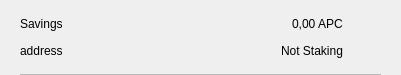
<?xml version="1.0" encoding="UTF-8"?>
<ui version="4.0">
 <class>CSRow</class>
 <widget class="QWidget" name="CSRow">
  <property name="geometry">
   <rect>
    <x>0</x>
    <y>0</y>
    <width>401</width>
    <height>75</height>
   </rect>
  </property>
  <property name="windowTitle">
   <string>Form</string>
  </property>
  <layout class="QVBoxLayout" name="verticalLayout">
   <property name="spacing">
    <number>0</number>
   </property>
   <property name="leftMargin">
    <number>20</number>
   </property>
   <property name="topMargin">
    <number>10</number>
   </property>
   <property name="rightMargin">
    <number>20</number>
   </property>
   <property name="bottomMargin">
    <number>0</number>
   </property>
   <item>
    <widget class="QWidget" name="info" native="true">
     <property name="minimumSize">
      <size>
       <width>0</width>
       <height>0</height>
      </size>
     </property>
     <layout class="QHBoxLayout" name="horizontalLayout_3">
      <property name="leftMargin">
       <number>0</number>
      </property>
      <property name="topMargin">
       <number>0</number>
      </property>
      <property name="rightMargin">
       <number>0</number>
      </property>
      <property name="bottomMargin">
       <number>10</number>
      </property>
      <item>
       <widget class="QWidget" name="container" native="true">
        <property name="minimumSize">
         <size>
          <width>0</width>
          <height>0</height>
         </size>
        </property>
        <layout class="QVBoxLayout" name="verticalLayout_2">
         <property name="spacing">
          <number>0</number>
         </property>
         <property name="leftMargin">
          <number>0</number>
         </property>
         <property name="topMargin">
          <number>0</number>
         </property>
         <property name="rightMargin">
          <number>0</number>
         </property>
         <property name="bottomMargin">
          <number>0</number>
         </property>
         <item>
          <layout class="QHBoxLayout" name="horizontalLayout">
           <item>
            <widget class="QLabel" name="labelName">
             <property name="toolTip">
              <string notr="true"/>
             </property>
             <property name="text">
              <string>Savings</string>
             </property>
            </widget>
           </item>
           <item>
            <spacer name="horizontalSpacer">
             <property name="orientation">
              <enum>Qt::Horizontal</enum>
             </property>
             <property name="sizeHint" stdset="0">
              <size>
               <width>40</width>
               <height>20</height>
              </size>
             </property>
            </spacer>
           </item>
           <item>
            <widget class="QLabel" name="labelAmount">
             <property name="text">
              <string>0,00 APC</string>
             </property>
            </widget>
           </item>
          </layout>
         </item>
         <item>
          <layout class="QHBoxLayout" name="horizontalLayout_2">
           <item>
            <widget class="QLabel" name="labelAddress">
             <property name="toolTip">
              <string notr="true"/>
             </property>
             <property name="text">
              <string>address</string>
             </property>
            </widget>
           </item>
           <item>
            <spacer name="horizontalSpacer_2">
             <property name="orientation">
              <enum>Qt::Horizontal</enum>
             </property>
             <property name="sizeHint" stdset="0">
              <size>
               <width>40</width>
               <height>20</height>
              </size>
             </property>
            </spacer>
           </item>
           <item>
            <widget class="QLabel" name="labelStaking">
             <property name="text">
              <string>Not Staking</string>
             </property>
            </widget>
           </item>
          </layout>
         </item>
        </layout>
       </widget>
      </item>
      <item alignment="Qt::AlignHCenter|Qt::AlignVCenter">
       <widget class="QPushButton" name="pushButtonMenu">
        <property name="minimumSize">
         <size>
          <width>24</width>
          <height>24</height>
         </size>
        </property>
        <property name="maximumSize">
         <size>
          <width>32</width>
          <height>32</height>
         </size>
        </property>
        <property name="focusPolicy">
         <enum>Qt::NoFocus</enum>
        </property>
        <property name="styleSheet">
         <string notr="true">border:none; background-color:transparent;</string>
        </property>
        <property name="text">
         <string/>
        </property>
        <property name="icon">
         <iconset>
          <normaloff>://ic-menu-hover</normaloff>://ic-menu-hover</iconset>
        </property>
        <property name="iconSize">
         <size>
          <width>24</width>
          <height>24</height>
         </size>
        </property>
       </widget>
      </item>
     </layout>
    </widget>
   </item>
   <item>
    <widget class="QLabel" name="lblDivisory">
     <property name="minimumSize">
      <size>
       <width>0</width>
       <height>1</height>
      </size>
     </property>
     <property name="maximumSize">
      <size>
       <width>16777215</width>
       <height>1</height>
      </size>
     </property>
     <property name="styleSheet">
      <string notr="true">background-color:#bababa;</string>
     </property>
     <property name="text">
      <string/>
     </property>
     <property name="alignment">
      <set>Qt::AlignBottom|Qt::AlignLeading|Qt::AlignLeft</set>
     </property>
    </widget>
   </item>
  </layout>
 </widget>
 <resources/>
 <connections/>
</ui>
